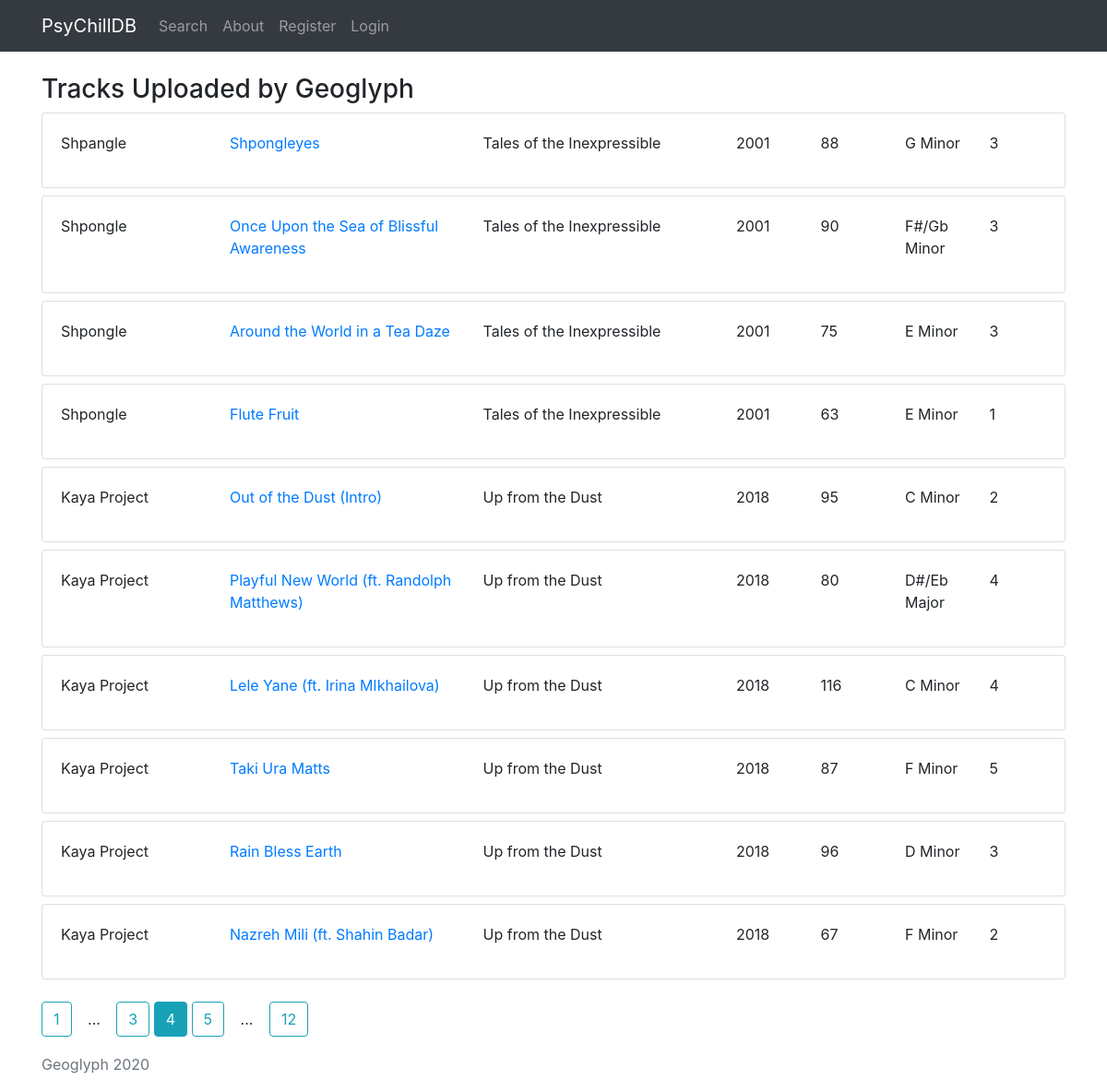
The page /user/Geoglyph?page=4 on the database as committed earlier.
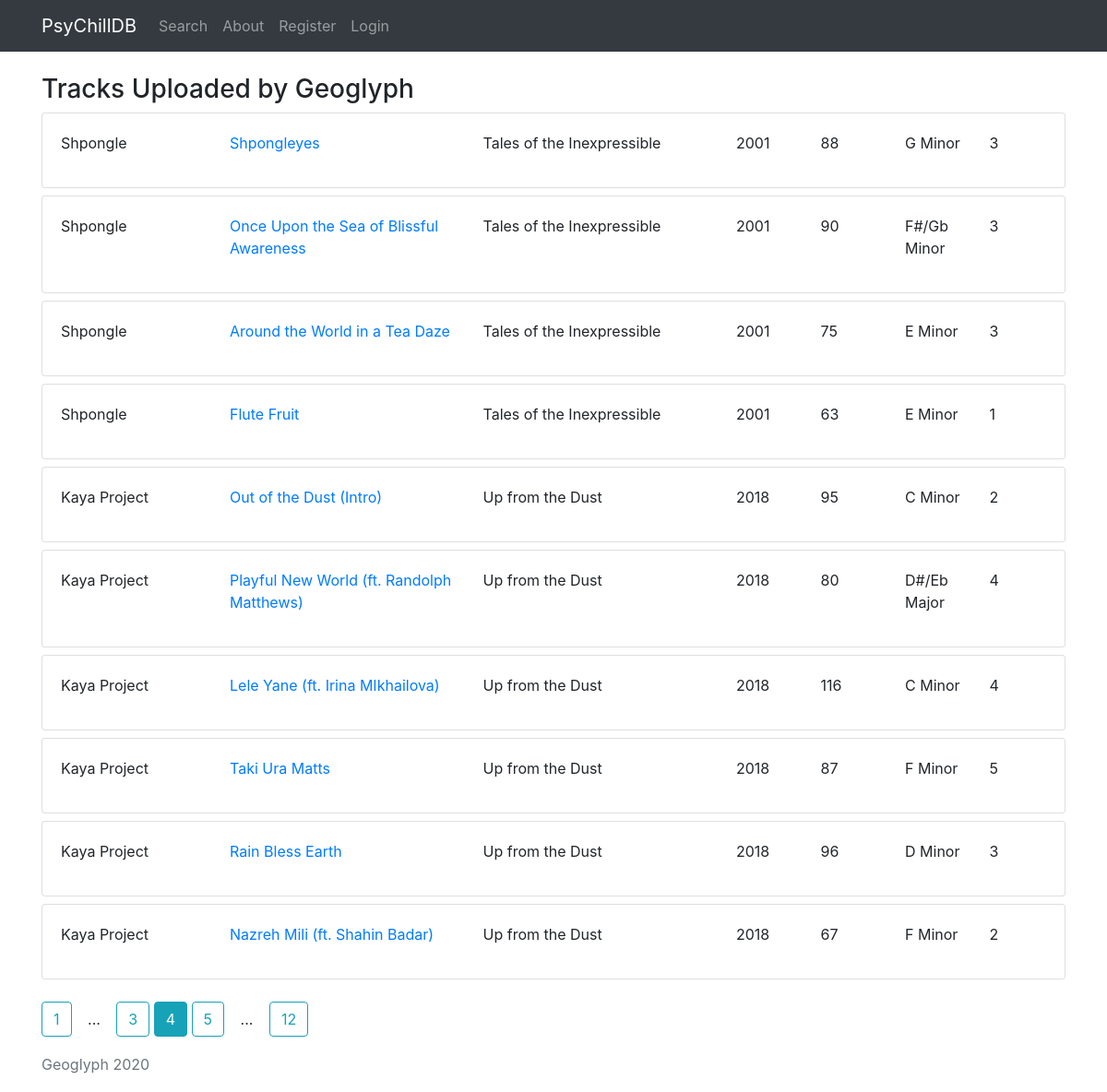
The same page on the database as committed later.
### psychilldb/models.py (models this page shows, shortened)
class Track(db.Model):
	id = db.Column(db.Integer, primary_key=True)
	artist = db.Column(db.String(120), unique=False, nullable=False)
	album = db.Column(db.String(120), unique=False, nullable=False)
	title = db.Column(db.String(120), unique=False, nullable=False)
	year = db.Column(db.Integer, unique=False, nullable=False)
	tempo = db.Column(db.Integer, unique=False, nullable=False)
	key = db.Column(db.String(20), unique=False, nullable=False)
	energy = db.Column(db.Integer, unique=False, nullable=False)
	user_id = db.Column(db.Integer, db.ForeignKey('user.id'), nullable=False)# here user has a lowercase U as we are referencing the table and column name rather than the class

### psychilldb/routes.py (the view)
@app.route('/user/<string:username>')
def user(username):
	page = request.args.get('page', 1, type=int)
	username = username
	user = User.query.filter_by(username=username).first()
	user_track_list = Track.query.filter_by(user_id=user.id).paginate(page=page, per_page=10)
	return render_template('user.html', title='User: ' + username, user=user, user_track_list=user_track_list, nav=True)

### psychilldb/templates/user.html
{% extends 'layout.html' %}
{% block content %}
	<h3 class="mt-4">Tracks Uploaded by {{ user.username }}</h3>
	{% for track in user_track_list.items %}
		<div class="card mt-2">
			<div class="card-body">
				<div class="row">
					<div class="col-sm-2">
						<p>{{ track.artist }}</p>
					</div>
					<div class="col-sm-3">
						<a href="{{ url_for('track', track_id=track.id) }}">{{ track.title }}</a>
					</div>
					<div class="col-sm-3">
						<p>{{ track.album }}</p>
					</div>
					<div class="col-sm-1">
						<p>{{ track.year }}</p>
					</div>
					<div class="col-sm-1">
						<p>{{ track.tempo }}</p>
					</div>
					<div class="col-sm-1">
						<p>{{ track.key }}</p>
					</div>
					<div class="col-sm-1">
						<p>{{ track.energy }}</p>
					</div>
				</div>
			</div>
		</div>
	{% endfor %}
	<div>
		{% for page_num in user_track_list.iter_pages(left_edge=1, right_edge=1, left_current=1, right_current=2) %}
			{% if page_num %}
				{% if user_track_list.page==page_num %}
					<a class="btn btn-info mt-4" href="{{ url_for('user', username=user.username, page=page_num) }}">{{ page_num }}</a>
				{% else %}
					<a class="btn btn-outline-info mt-4" href="{{ url_for('user', username=user.username, page=page_num) }}">{{ page_num }}</a>
				{% endif %}
			{% else %}
				<a class="btn btn-outline-default mt-4">...</a>
			{% endif %}
		{% endfor %}
	</div>
{% endblock content %}

Rows that differ between the two databases and show on the page:
changed Track "Shpongleyes": artist "Shpangle" → "Shpongle"
